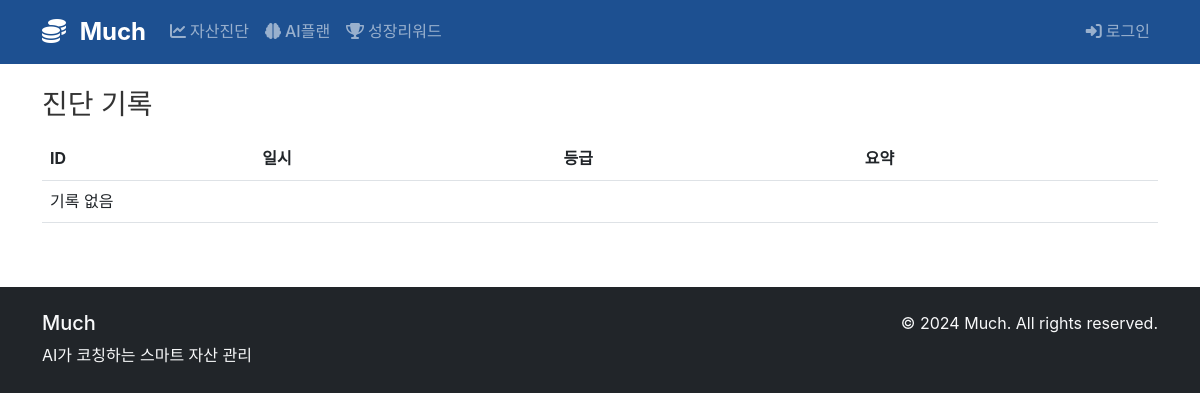
Before: /assessments/ with the older database file.
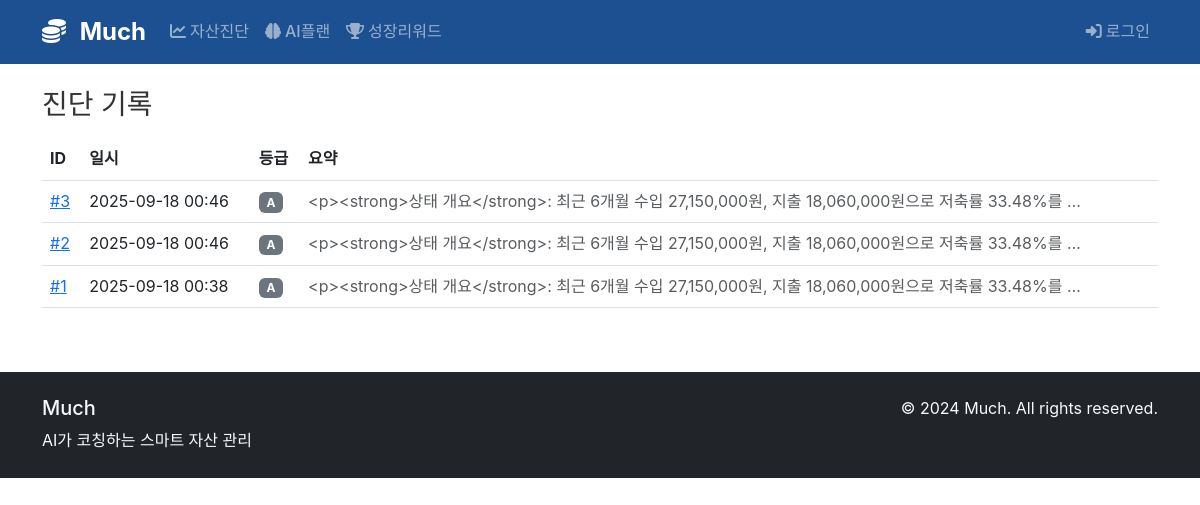
After: the same page with the newer database file.
### asset/models.py (models this page shows, shortened)
class Assessment(models.Model):
    user = models.ForeignKey(User, null=True, blank=True, on_delete=models.SET_NULL)
    credit_info = models.TextField(help_text="신용정보 요약(대출/카드/한도 등 자유기입)")
    income_6m = models.DecimalField("6개월 총 수입", max_digits=14, decimal_places=2,
                                    validators=[MinValueValidator(0)])
    expense_6m = models.DecimalField("6개월 총 지출", max_digits=14, decimal_places=2,
                                     validators=[MinValueValidator(0)])
    credit_score = models.IntegerField("신용점수",
                                       validators=[MinValueValidator(0), MaxValueValidator(1000)])
    result = models.JSONField(null=True, blank=True)  # LLM 결과(JSON)
    grade = models.CharField(max_length=2, blank=True)  # 빠른 접근용(A/B/C/D 등)
    created_at = models.DateTimeField(auto_now_add=True)
    class Meta:
        ordering = ["-created_at"]

### asset/views.py (the view)
# urls.py: path("assessments/", views.assessment_list, name="assessment_list"),
@require_http_methods(["GET"])
def assessment_list(request):
    qs = Assessment.objects.all()
    return render(request, "asset/assessment_list.html", {"items": qs})

### templates/asset/assessment_list.html (shortened to what this page needs)
{% extends "base.html" %}
{% block content %}
<h3 class="mb-3">진단 기록</h3>
<div class="table-responsive">
<table class="table table-hover align-middle">
  <thead>
    <tr><th>ID</th><th>일시</th><th>등급</th><th>요약</th></tr>
  </thead>
  <tbody>
  {% for it in items %}
    <tr>
      <td><a href="{% url 'asset:assessment_detail' it.pk %}">#{{ it.pk }}</a></td>
      <td>{{ it.created_at|date:"Y-m-d H:i" }}</td>
      <td><span class="badge bg-secondary">{{ it.grade|default:"-" }}</span></td>
      <td class="text-muted">
        {{ it.result.summary|default:"-"|truncatechars:80 }}
      </td>
    </tr>
  {% empty %}
    <tr><td colspan="4">기록 없음</td></tr>
  {% endfor %}
  </tbody>
</table>
</div>
{% endblock %}

Changed rows visible on the page:
added Assessment: pk "3", created_at "2025-09-18 00:46", grade "A", result.summary "<p><strong>상태 개요</strong>: 최근 6개월 수입 27,150,000원, 지출 18,060,000원으로 저축률 33.48%를 …"
added Assessment: pk "2", created_at "2025-09-18 00:46", grade "A", result.summary "<p><strong>상태 개요</strong>: 최근 6개월 수입 27,150,000원, 지출 18,060,000원으로 저축률 33.48%를 …"
added Assessment: pk "1", created_at "2025-09-18 00:38", grade "A", result.summary "<p><strong>상태 개요</strong>: 최근 6개월 수입 27,150,000원, 지출 18,060,000원으로 저축률 33.48%를 …"
Other visible differences:
text no longer shown: "기록 없음"
